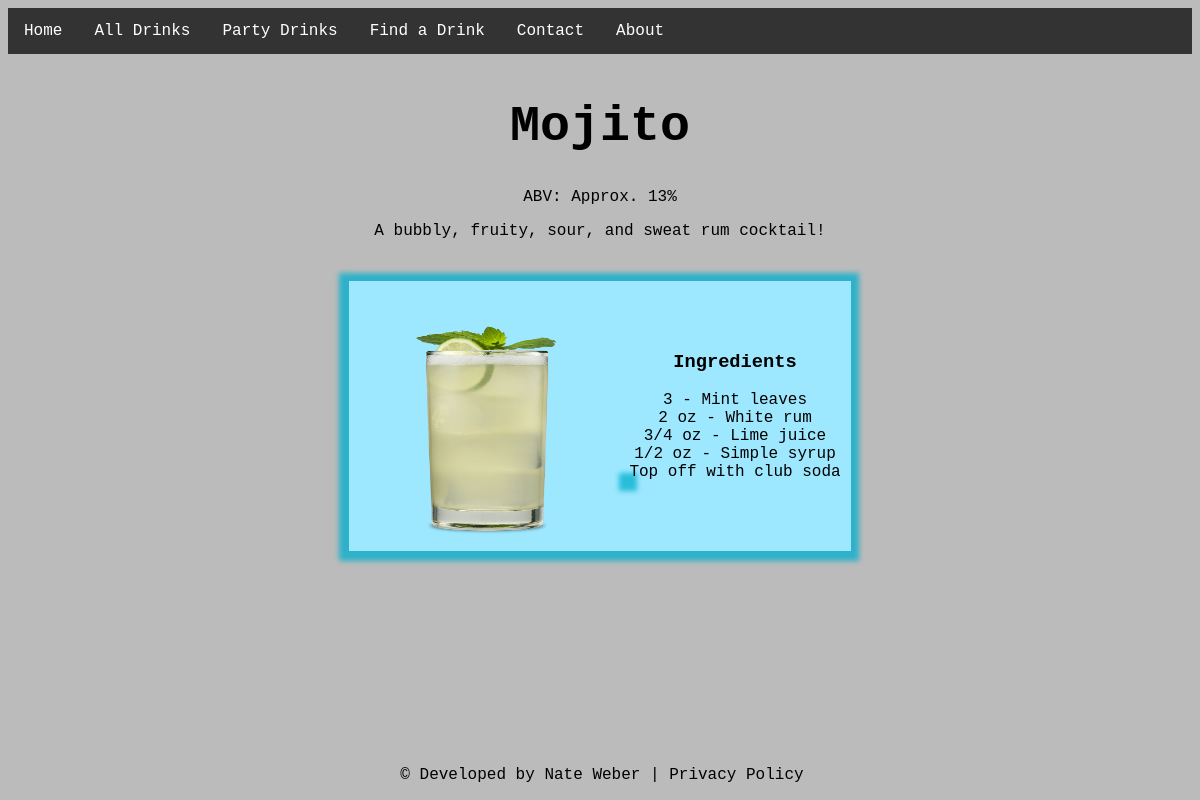
Page /drinks/4/ on the committed database.
### drinks/models.py (models this page shows)
class Drink(models.Model):
    id = models.IntegerField(primary_key=True)
    name = models.CharField(max_length=100, null=True)
    abv = models.CharField(max_length=100, null=True)
    description = models.CharField(max_length=100, null=True)
    ingredient0 = models.CharField(max_length=100, null=True, blank=True)
    ingredient1 = models.CharField(max_length=100, null=True, blank=True)
    ingredient2 = models.CharField(max_length=100, null=True, blank=True)
    ingredient3 = models.CharField(max_length=100, null=True, blank=True)
    ingredient4 = models.CharField(max_length=100, null=True, blank=True)
    ingredient5 = models.CharField(max_length=100, null=True, blank=True)
    ingredient6 = models.CharField(max_length=100, null=True, blank=True)
    ingredient7 = models.CharField(max_length=100, null=True, blank=True)

### drinks/views.py (the view)
# urls.py: url(r'^drinks/(\d+)/', views.drink_detail, name='drink_detail'),
def drink_detail(request, id):
    try:
        drink = Drink.objects.get(id=id)
    except Drink.DoesNotExist:
        raise Http404('Drink Not Found')
    return render(request, 'drink_detail.html', {'drink': drink})

### drinks/templates/drink_detail.html (shortened to what this page needs)
{% extends "base_drink.html" %}
{% load static %}
{% block content %}
<div>
  <h1>{{ drink.name|capfirst }}</h1>
  <p>ABV: {{ drink.abv }}</p>
  <p style="padding-bottom: 25px;">{{ drink.description }}</p>
  <table align="center">
    <tr>
      <td>
        {% static "images/" as image %}
        <img src="{{ image }}{{ drink.name }}.png" alt='{{ drink.name }} image'>
      </td>
      <td>
        <table>
          <h3>Ingredients</h3>
          {% if drink.ingredient0 %}
            <div>{{ drink.ingredient0 }}</div>
          {% endif %}
          {% if drink.ingredient1 %}
            <div>{{ drink.ingredient1 }}</div>
          {% endif %}
          {% if drink.ingredient2 %}
            <div>{{ drink.ingredient2 }}</div>
          {% endif %}
          {% if drink.ingredient3 %}
            <div>{{ drink.ingredient3 }}</div>
          {% endif %}
          {% if drink.ingredient4 %}
            <div>{{ drink.ingredient4 }}</div>
          {% endif %}
        </table>
      </td>
    </tr>
</div>
{% endblock %}

### static/drink.css (style rules this page uses)
body { background-color: #bbbbbb; font-family:"Courier New", monospace; text-align: center; }
h1 { padding-top: 10px; padding-left: 10px; padding-right: 10px; font-size: 50px; }
table { background-color: #9ee8ff; box-shadow: -1px 1px 5px 9px rgba(0, 175, 206, 0.75); padding: 50px; border-collapse: collapse; }
td { padding: 10px; text-align: center; }
img { width: 250px; height: 250px; }

### rows in the picture
Drink: name "Mojito", abv "Approx. 13%", description "A bubbly, fruity, sour, and sweat rum cocktail!", name (picture), ingredient0 "3 - Mint leaves", ingredient1 "2 oz - White rum", ingredient2 "3/4 oz - Lime juice", ingredient3 "1/2 oz - Simple syrup", ingredient4 "Top off with club soda"
